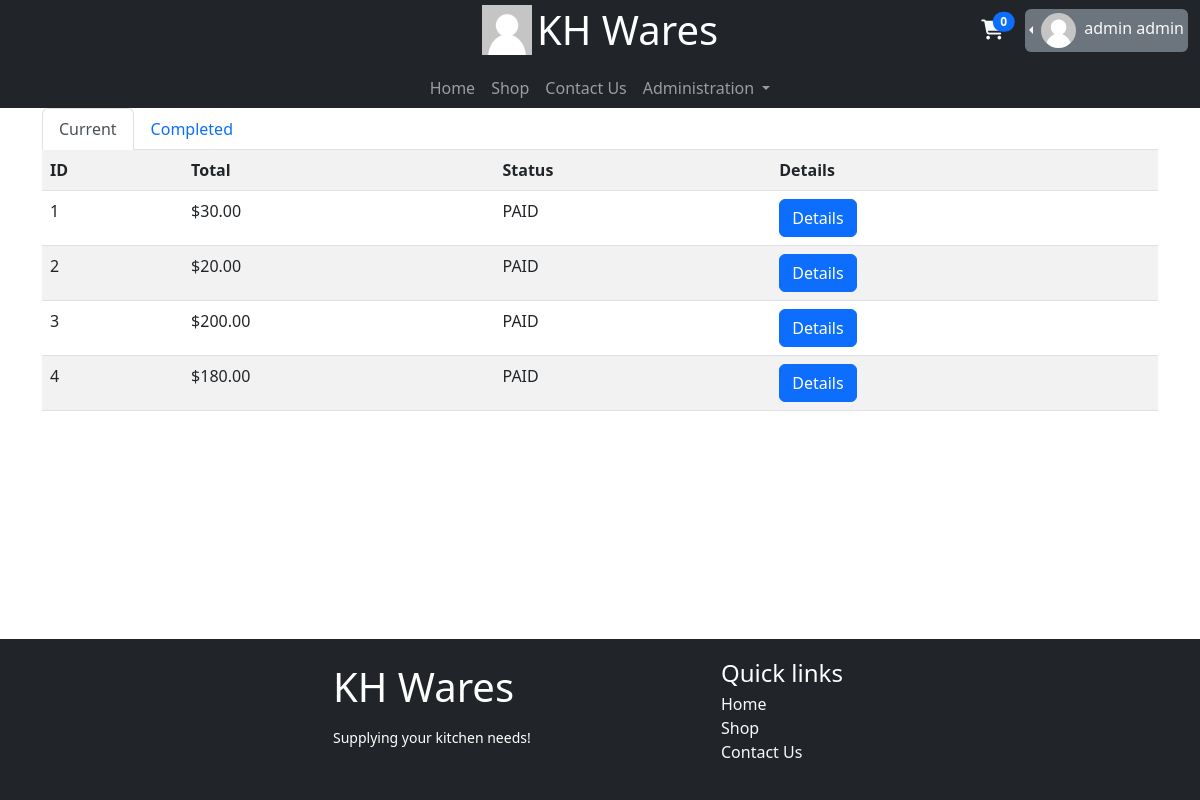
The app's page /user/orders (signed in), older data.
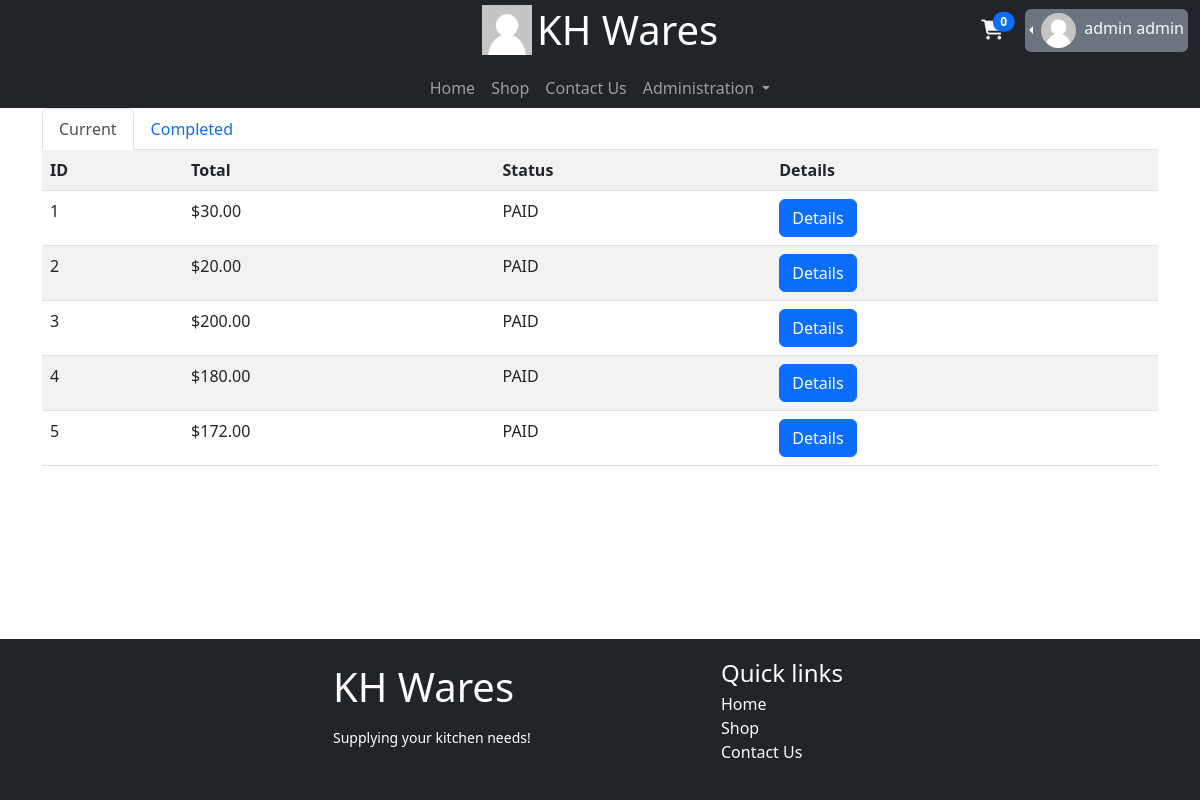
The same page, newer data.
### database_models/OrderDBModel.py (models this page shows)
class Order(db.Model):
    id = db.Column(db.Integer, primary_key=True)
    user_id = db.Column(db.Integer,ForeignKey(User.id))
    total = db.Column(db.Float,default=0)
    token = db.Column(db.String)
    status = db.Column(db.String, default="PAID") # PAID, FULFILLED, COMPLETED
    order_items = db.relationship("Order_Item",backref="orders")
    discount = db.Column(db.Float,default=0)
    date_created = db.Column(db.DateTime(), default=func.now())

### routes/orders.py (the view)
@blueprint.route("/user/orders", defaults={'status':None})
@blueprint.route("/user/orders/<status>/")
@flask_login.login_required
def view_orders(status):
    if status == "ALL":
        status = None
    if status:
        orders = [order for order in flask_login.current_user.order if order.status == "COMPLETED"]
    else:
        orders = [order for order in flask_login.current_user.order if order.status != "COMPLETED"]
        status = "all"
    print(orders)
    print(status)
    return render_template("orders/user_orders_all.html", orders=orders, status=status.upper())

### app.py (called while the page is built)
@login_manager.user_loader
def user_loader(id):
    user = User.query.filter_by(id=id).first()
    return user

### templates/orders/user_orders_all.html (shortened to what this page needs)
{% extends 'base.html' %}
{% set active_page = "user_order_all" %}
{% block main %}
<div class="container">
	<ul class="nav nav-tabs">
		<li class="nav-item">
			<a class="nav-link {{'active' if status in ('ALL',None) else '' }}" aria-current="page" href="{{ url_for('order.view_orders') if status not in ('ALL',None) else '#' }}">Current</a>
		</li>
		<li class="nav-item">
			<a class="nav-link {{'active' if status in ('COMPLETED') else '' }}" href="{{ url_for('order.view_orders', status='COMPLETED') if status not in ('COMPLETED') else '#' }}">Completed</a>
		</li>
	</ul>
	<table class="table table-striped">
		<tr>
			<th>ID</th>
			<th>Total</th>
			<th>Status</th>
			<th>Details</th>
		</tr>
		{% if orders | length > 0 %}
			{% for order in orders %}
				<tr id="order_{{ order.id }}">
					<td>{{ order.id }}</td>
					<td>{{ "$%.2f"|format(order.total - order.discount) }}</td>
					<td id="order_status_{{ order.id }}">{{ order.status }}</td>
					<td><a href="{{ url_for('order.user_order_indiv',id=order.id, prev=[status]) }}" class="btn btn-primary">Details</a></td>
				</tr>
			{% endfor %}
		{% else %}
			<tr>
				<td colspan="100%" class="text-center">There are no orders</td>
			</tr>
		{% endif %}
	</table>
</div>
{% endblock %}

Row changes from the older to the newer data that the page shows:
added Order: id "5", order.total-order.discount "$172.00", status "PAID"
